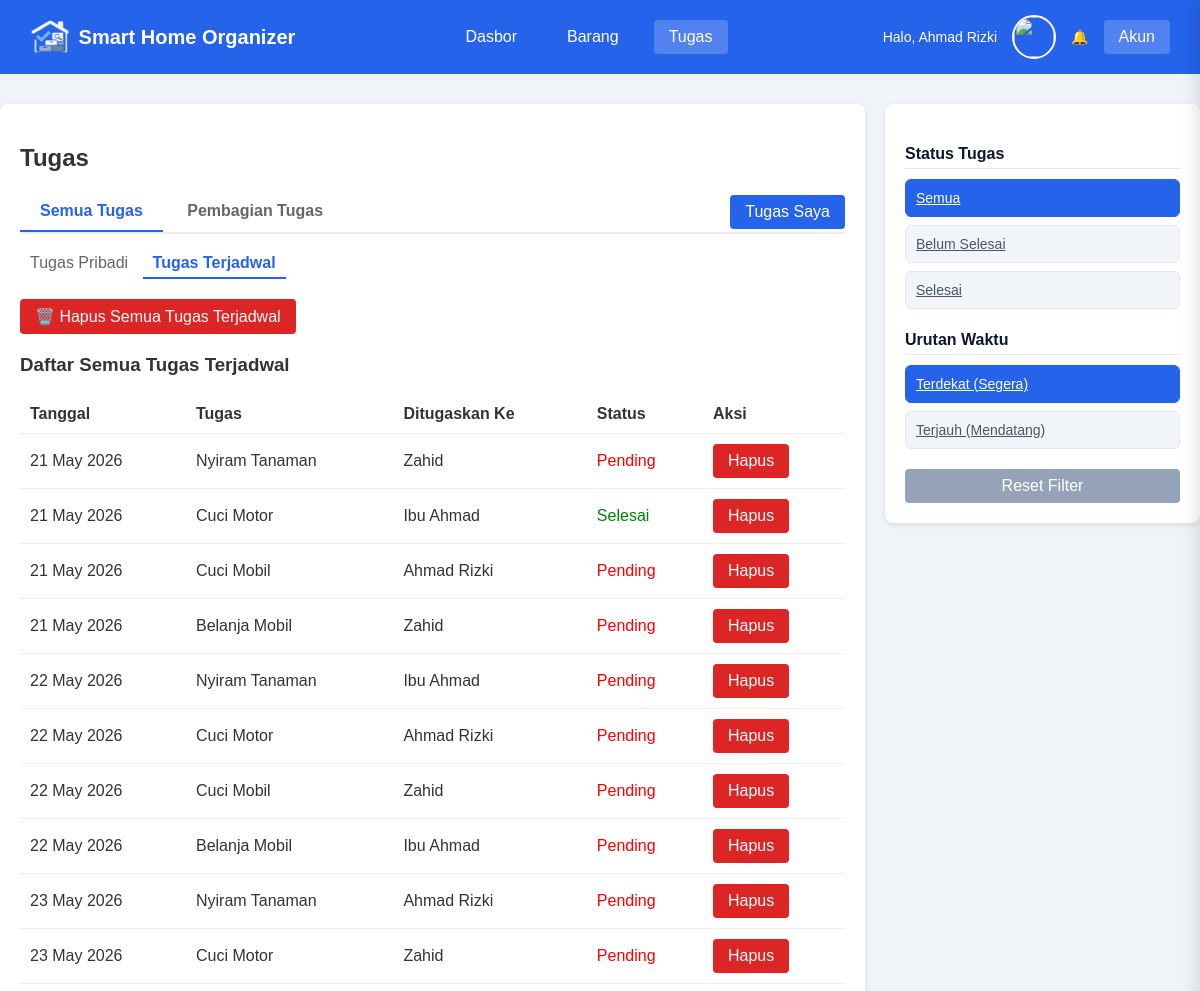
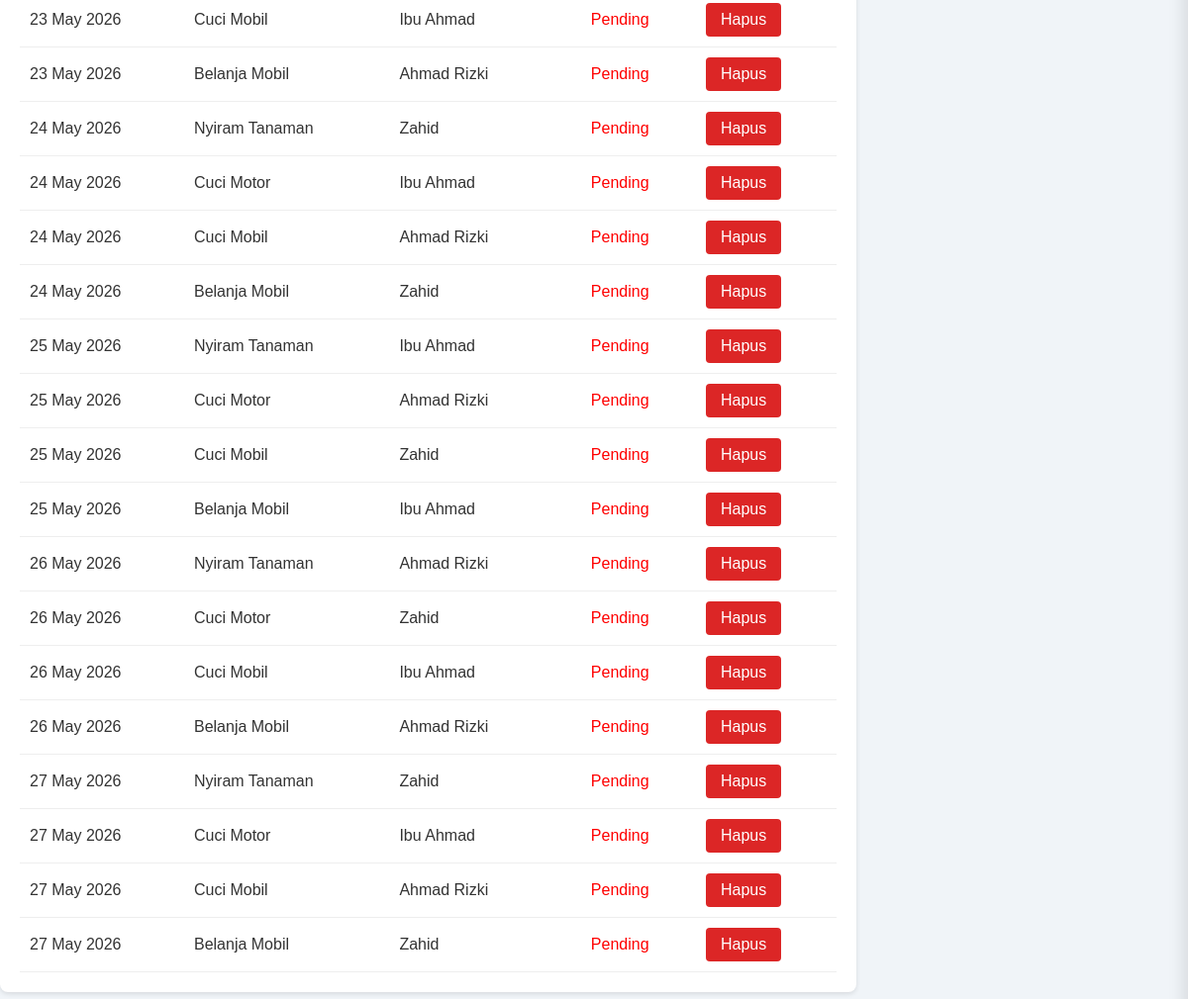
The page /user/tasks_jadwal.php (signed in) on the database its author committed (2 pictures, top to bottom).
### tables this page shows
CREATE TABLE `assigned_tasks` (
  `id` int NOT NULL AUTO_INCREMENT,
  `user_id` int NOT NULL,
  `assigned_to` varchar(100) NOT NULL,
  `nama_tugas` varchar(150) NOT NULL,
  `tanggal` date NOT NULL,
  `status` enum('Pending','Selesai') DEFAULT 'Pending',
  `is_random` tinyint(1) DEFAULT '1',
  `created_at` timestamp NULL DEFAULT CURRENT_TIMESTAMP,
  `approval_status` varchar(50) DEFAULT 'Belum Selesai',
  `bukti_foto` varchar(255) DEFAULT NULL,
  PRIMARY KEY (`id`),
  KEY `user_id` (`user_id`),
  CONSTRAINT `assigned_tasks_ibfk_1` FOREIGN KEY (`user_id`) REFERENCES `users` (`id`) ON DELETE CASCADE
);

### user/tasks_jadwal.php (the view, shortened to what this page needs)
<?php
include_once '../includes/notifications.php';
include_once '../includes/account_drawer.php';
$uid = $_SESSION['user_id'];
$view = $_GET['view'] ?? 'all';
$filter_status = $_GET['status'] ?? 'all';
$sort_time = $_GET['sort_time'] ?? 'oldest';
$query = "SELECT * FROM assigned_tasks WHERE user_id=$uid";
$query .= " ORDER BY tanggal " . ($sort_time == 'newest' ? 'DESC' : 'ASC');
$data = mysqli_query($conn, $query);
?>
<!DOCTYPE html>
<html>
<head>
    <link rel="stylesheet" href="../assets/css/style.css">
</head>
<body>
    <div class="navbar navbar-dashboard">
        <div class="navbar-brand">
            <img src="../assets/image/logo.png" alt="Logo" class="logo-img">
            <a href="dashboardd.php">Smart Home Organizer</a>
        </div>
        <div class="navbar-menu">
            <a href="dashboardd.php">Dasbor</a>
            <a href="items.php">Barang</a>
            <a href="tasks.php" class="active">Tugas</a>
        </div>
        <div class="navbar-user">
            <span>Halo, <?= $_SESSION['nama']; ?></span>
            <img src="../assets/image/users/<?= $_SESSION['foto'] ?? 'default.png'; ?>" class="profile-pic">
            <a href="javascript:void(0)" onclick="openAccountDrawer()">Akun</a>
        </div>
    </div>
    <div class="container-wide">
        <div class="admin-main-content">
            <h2>Tugas</h2>
            <div class="nav-tabs flex" style="justify-content: space-between; align-items: center;">
                <div>
                    <a href="tasks.php" class="nav-tab active">Semua Tugas</a>
                    <a href="tasks_anggota.php" class="nav-tab">Pembagian Tugas</a>
                </div>
                <a href="?view=saya" class="btn btn-primary <?= $view == 'saya' ? 'bg-green-success' : '' ?>">Tugas Saya</a>
            </div>
            <div class="sub-tabs">
                <a href="tasks.php" class="sub-tab">Tugas Pribadi</a>
                <a href="tasks_jadwal.php" class="sub-tab active">Tugas Terjadwal</a>
            </div>
            <?php if ($view != 'saya'): ?>
                <div class="mb-20">
                    <a href="?hapus_semua=1" class="btn btn-danger" onclick="return confirm('Apakah Anda yakin ingin menghapus SEMUA tugas terjadwal?')">🗑️ Hapus Semua Tugas Terjadwal</a>
                </div>
            <?php endif; ?>
            <h3><?= $view == 'saya' ? 'Daftar Tugas Terjadwal Saya' : 'Daftar Semua Tugas Terjadwal'; ?></h3>
            <table>
                <tr>
                    <th>Tanggal</th>
                    <th>Tugas</th>
                    <th>Ditugaskan Ke</th>
                    <th>Status</th>
                    <th>Aksi</th>
                </tr>
                <?php while ($row = mysqli_fetch_assoc($data)): ?>
                    <?php
                    $approval = $row['approval_status'] ?? 'Belum Selesai';
                    $status = $row['status'] ?? 'Pending';
                    ?>
                    <tr>
                        <td><?= date('d M Y', strtotime($row['tanggal'])); ?></td>
                        <td><?= $row['nama_tugas']; ?></td>
                        <td><?= $row['assigned_to']; ?></td>
                        <td>
                            <?php if ($approval == 'Menunggu Persetujuan'): ?>
                                <span class="text-orange">⏳ Menunggu Konfirmasi</span>
                            <?php else: ?>
                                <span class="<?= $status == 'Selesai' ? 'text-green' : 'text-red'; ?>"><?= $status; ?></span>
                            <?php endif; ?>
                        </td>
                        <td>
                            <a href="?hapus=<?= $row['id']; ?>&view=<?= $view ?>&status=<?= $filter_status ?>&sort_time=<?= $sort_time ?>" class="btn btn-danger">Hapus</a>
                        </td>
                    </tr>
                <?php endwhile; ?>
            </table>
        </div>
        <div class="admin-sidebar">
            <div class="filter-group">
                <h4>Status Tugas</h4>
                <div class="filter-btn-group">
                    <a href="?view=<?= $view ?>&status=all&sort_time=<?= $sort_time ?>" class="btn-filter <?= $filter_status == 'all' ? 'active' : '' ?>">Semua</a>
                    <a href="?view=<?= $view ?>&status=pending&sort_time=<?= $sort_time ?>" class="btn-filter <?= $filter_status == 'pending' ? 'active' : '' ?>">Belum Selesai</a>
                    <a href="?view=<?= $view ?>&status=selesai&sort_time=<?= $sort_time ?>" class="btn-filter <?= $filter_status == 'selesai' ? 'active' : '' ?>">Selesai</a>
                </div>
            </div>
            <div class="filter-group">
                <h4>Urutan Waktu</h4>
                <div class="filter-btn-group">
                    <a href="?view=<?= $view ?>&status=<?= $filter_status ?>&sort_time=oldest" class="btn-filter <?= $sort_time == 'oldest' ? 'active' : '' ?>">Terdekat (Segera)</a>
                    <a href="?view=<?= $view ?>&status=<?= $filter_status ?>&sort_time=newest" class="btn-filter <?= $sort_time == 'newest' ? 'active' : '' ?>">Terjauh (Mendatang)</a>
                </div>
            </div>
            <a href="tasks_jadwal.php?view=<?= $view ?>" class="btn btn-secondary w-100 text-center">Reset Filter</a>
        </div>
    </div>
</body>
</html>

### assets/css/style.css (style rules this page uses)
body { font-family: sans-serif; background: #f0f4f8; margin: 0; color: #333; }
.navbar { background: #2563eb; padding: 15px 30px; display: flex; align-items: center; justify-content: space-between; color: white; position: sticky; top: 0; z-index: 1000; transition: all 0.3s ease; }
.navbar-brand { display: flex; align-items: center; gap: 10px; font-size: 20px; font-weight: bold; }
.navbar-brand a { color: white; text-decoration: none; }
.logo-img { height: 35px !important; width: auto !important; object-fit: contain; }
.navbar-menu { display: flex; gap: 20px; align-items: center; }
.navbar-menu a { color: white; text-decoration: none; padding: 8px 15px; border-radius: 4px; transition: background 0.3s; }
.navbar-menu a:hover, .navbar-menu a.active { background: rgba(255, 255, 255, 0.2); }
.navbar-user { display: flex; align-items: center; gap: 15px; }
.navbar-user span { font-size: 14px; }
.navbar-user a { color: white; text-decoration: none; background: rgba(255, 255, 255, 0.2); padding: 8px 15px; border-radius: 4px; }
.profile-pic { width: 40px; height: 40px; border-radius: 50%; object-fit: cover; border: 2px solid white; }
.btn { padding: 8px 15px; border: none; cursor: pointer; border-radius: 4px; text-decoration: none; display: inline-block; box-sizing: border-box; }
.btn-primary { background: #2563eb; color: white; }
.btn-danger { background: #dc2626; color: white; }
.btn-secondary { background: #94a3b8; color: white; }
table { width: 100%; border-collapse: collapse; margin-top: 15px; }
th, td { padding: 10px; border-bottom: 1px solid #eee; text-align: left; }
.text-center { text-align: center; }
.nav-tabs { border-bottom: 2px solid #eee; margin-bottom: 15px; }
.nav-tab { padding: 10px 20px; text-decoration: none; color: #666; font-weight: bold; display: inline-block; }
.nav-tab.active { color: #2563eb; border-bottom: 2px solid #2563eb; }
.sub-tabs { margin-bottom: 20px; }
.sub-tab { padding: 5px 10px; text-decoration: none; color: #666; display: inline-block; }
.sub-tab.active { color: #2563eb; font-weight: bold; border-bottom: 2px solid #2563eb; }
.text-green { color: green; }
.text-red { color: red; }
.mb-20 { margin-bottom: 20px; }
.w-100 { width: 100%; display: block; }
.flex { display: flex; }
.container-wide { max-width: 1200px; margin: 30px auto; display: flex; gap: 20px; align-items: flex-start; }
.admin-main-content { flex: 3; background: white; padding: 20px; border-radius: 8px; box-shadow: 0 2px 5px rgba(0, 0, 0, 0.1); }
.admin-sidebar { flex: 1; background: white; padding: 20px; border-radius: 8px; box-shadow: 0 2px 5px rgba(0, 0, 0, 0.1); position: sticky; top: 20px; }
.filter-group { margin-bottom: 20px; }
.filter-group h4 { margin-bottom: 10px; font-size: 16px; color: #0f172a; border-bottom: 1px solid #e2e8f0; padding-bottom: 5px; }
.filter-btn-group { display: flex; flex-direction: column; gap: 8px; }
.btn-filter { text-align: left; background: #f1f5f9; color: #475569; border: 1px solid #e2e8f0; padding: 10px; border-radius: 6px; font-size: 14px; transition: all 0.2s; }
.btn-filter.active { background: #2563eb; color: white; border-color: #2563eb; }

### user/tasks_jadwal.php (style rules this page uses)
.admin-sidebar { top: 80px; }

### rows shown on the page
assigned_tasks: tanggal "21 May 2026", nama_tugas "Nyiram Tanaman", assigned_to "Zahid", status "Pending"
assigned_tasks: tanggal "21 May 2026", nama_tugas "Cuci Motor", assigned_to "Ibu Ahmad", status "Selesai"
assigned_tasks: tanggal "21 May 2026", nama_tugas "Cuci Mobil", assigned_to "Ahmad Rizki", status "Pending"
assigned_tasks: tanggal "21 May 2026", nama_tugas "Belanja Mobil", assigned_to "Zahid", status "Pending"
assigned_tasks: tanggal "22 May 2026", nama_tugas "Nyiram Tanaman", assigned_to "Ibu Ahmad", status "Pending"
assigned_tasks: tanggal "22 May 2026", nama_tugas "Cuci Motor", assigned_to "Ahmad Rizki", status "Pending"
assigned_tasks: tanggal "22 May 2026", nama_tugas "Cuci Mobil", assigned_to "Zahid", status "Pending"
assigned_tasks: tanggal "22 May 2026", nama_tugas "Belanja Mobil", assigned_to "Ibu Ahmad", status "Pending"
assigned_tasks: tanggal "23 May 2026", nama_tugas "Nyiram Tanaman", assigned_to "Ahmad Rizki", status "Pending"
assigned_tasks: tanggal "23 May 2026", nama_tugas "Cuci Motor", assigned_to "Zahid", status "Pending"
assigned_tasks: tanggal "23 May 2026", nama_tugas "Cuci Mobil", assigned_to "Ibu Ahmad", status "Pending"
assigned_tasks: tanggal "23 May 2026", nama_tugas "Belanja Mobil", assigned_to "Ahmad Rizki", status "Pending"
assigned_tasks: tanggal "24 May 2026", nama_tugas "Nyiram Tanaman", assigned_to "Zahid", status "Pending"
assigned_tasks: tanggal "24 May 2026", nama_tugas "Cuci Motor", assigned_to "Ibu Ahmad", status "Pending"
assigned_tasks: tanggal "24 May 2026", nama_tugas "Cuci Mobil", assigned_to "Ahmad Rizki", status "Pending"
assigned_tasks: tanggal "24 May 2026", nama_tugas "Belanja Mobil", assigned_to "Zahid", status "Pending"
assigned_tasks: tanggal "25 May 2026", nama_tugas "Nyiram Tanaman", assigned_to "Ibu Ahmad", status "Pending"
assigned_tasks: tanggal "25 May 2026", nama_tugas "Cuci Motor", assigned_to "Ahmad Rizki", status "Pending"
assigned_tasks: tanggal "25 May 2026", nama_tugas "Cuci Mobil", assigned_to "Zahid", status "Pending"
assigned_tasks: tanggal "25 May 2026", nama_tugas "Belanja Mobil", assigned_to "Ibu Ahmad", status "Pending"
assigned_tasks: tanggal "26 May 2026", nama_tugas "Nyiram Tanaman", assigned_to "Ahmad Rizki", status "Pending"
assigned_tasks: tanggal "26 May 2026", nama_tugas "Cuci Motor", assigned_to "Zahid", status "Pending"
assigned_tasks: tanggal "26 May 2026", nama_tugas "Cuci Mobil", assigned_to "Ibu Ahmad", status "Pending"
assigned_tasks: tanggal "26 May 2026", nama_tugas "Belanja Mobil", assigned_to "Ahmad Rizki", status "Pending"
assigned_tasks: tanggal "27 May 2026", nama_tugas "Nyiram Tanaman", assigned_to "Zahid", status "Pending"
assigned_tasks: tanggal "27 May 2026", nama_tugas "Cuci Motor", assigned_to "Ibu Ahmad", status "Pending"
assigned_tasks: tanggal "27 May 2026", nama_tugas "Cuci Mobil", assigned_to "Ahmad Rizki", status "Pending"
assigned_tasks: tanggal "27 May 2026", nama_tugas "Belanja Mobil", assigned_to "Zahid", status "Pending"

### other values the page prints
$_SESSION['nama'] "Ahmad Rizki"
